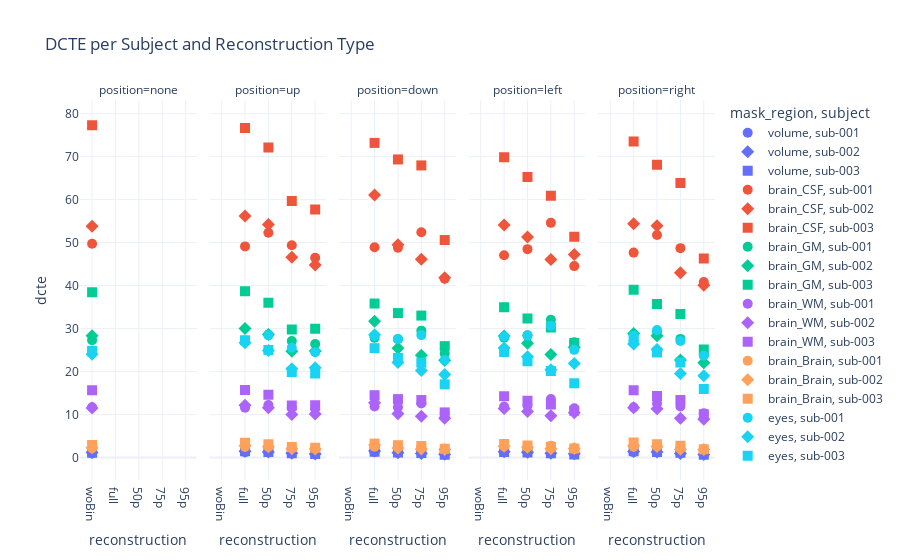

Notebook code cell kept with this figure:
### Markdown cell above
Scatter plot

### Code cell
import pandas as pd
import plotly.express as px

# === Load combined DCTE data ===
df_all = pd.read_csv("dcte_all_combined.csv")

# Disentangle brain tissues in mask_region
df_all['mask_region'] = df_all.apply(
    lambda row: f"{row['mask']}_{row['region']}" if row['mask'] == "brain" else row['mask'],
    axis=1
)

fig = px.scatter(
    df_all,
    x="reconstruction",       # undersampling levels
    y="dcte",
    color="mask_region",       # distinguish brain tissues + volume/eyes
    symbol="subject",
    facet_col="position",
    category_orders={"reconstruction": ["woBin", "full", "50p", "75p", "95p"]},
    title="DCTE per Subject and Reconstruction Type"
)

fig.update_traces(marker_size=10)
fig.update_layout(template="plotly_white")
fig.show()
